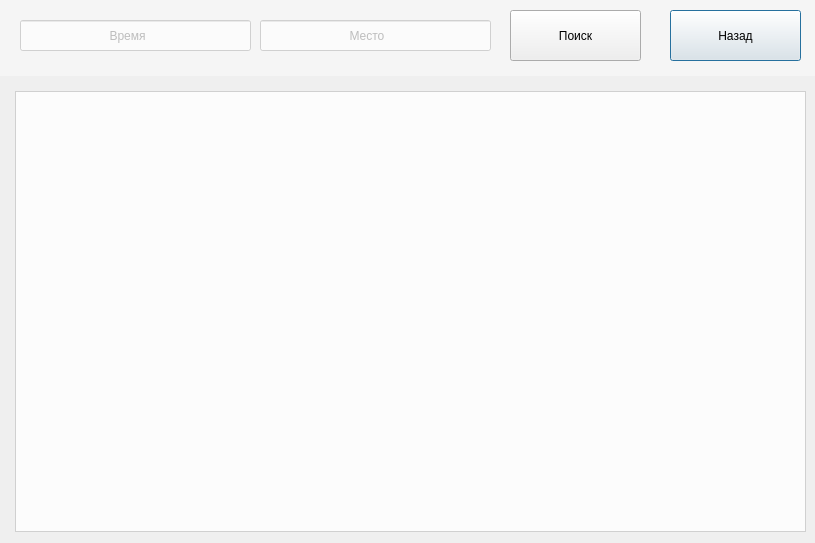
<?xml version="1.0" encoding="UTF-8"?>
<ui version="4.0">
 <class>Dialog</class>
 <widget class="QDialog" name="Dialog">
  <property name="geometry">
   <rect>
    <x>0</x>
    <y>0</y>
    <width>815</width>
    <height>543</height>
   </rect>
  </property>
  <property name="windowTitle">
   <string>Dialog</string>
  </property>
  <widget class="QLabel" name="background">
   <property name="geometry">
    <rect>
     <x>-3</x>
     <y>-5</y>
     <width>821</width>
     <height>551</height>
    </rect>
   </property>
   <property name="text">
    <string/>
   </property>
   <property name="pixmap">
    <pixmap>../photos/imgonline-com-ua-Blur-2l4fVmT8e17N.jpg</pixmap>
   </property>
  </widget>
  <widget class="QLabel" name="upperBack">
   <property name="geometry">
    <rect>
     <x>-3</x>
     <y>-5</y>
     <width>821</width>
     <height>81</height>
    </rect>
   </property>
   <property name="styleSheet">
    <string notr="true">color: grey; background-color: rgba(255,255,255,100)</string>
   </property>
   <property name="text">
    <string/>
   </property>
  </widget>
  <widget class="QPushButton" name="returnButton">
   <property name="geometry">
    <rect>
     <x>670</x>
     <y>10</y>
     <width>131</width>
     <height>51</height>
    </rect>
   </property>
   <property name="text">
    <string>Назад</string>
   </property>
  </widget>
  <widget class="QLineEdit" name="searchDate">
   <property name="geometry">
    <rect>
     <x>20</x>
     <y>20</y>
     <width>231</width>
     <height>31</height>
    </rect>
   </property>
   <property name="styleSheet">
    <string notr="true">color: grey; background-color: rgba(255,255,255,150)</string>
   </property>
   <property name="placeholderText">
    <string>                          Время</string>
   </property>
  </widget>
  <widget class="QPushButton" name="searchButton">
   <property name="geometry">
    <rect>
     <x>510</x>
     <y>10</y>
     <width>131</width>
     <height>51</height>
    </rect>
   </property>
   <property name="text">
    <string>Поиск</string>
   </property>
  </widget>
  <widget class="QTableView" name="tableView">
   <property name="geometry">
    <rect>
     <x>15</x>
     <y>91</y>
     <width>791</width>
     <height>441</height>
    </rect>
   </property>
   <property name="styleSheet">
    <string notr="true">color: grey; background-color: rgba(255,255,255,200)
</string>
   </property>
  </widget>
  <widget class="QLineEdit" name="searchPlace">
   <property name="geometry">
    <rect>
     <x>260</x>
     <y>20</y>
     <width>231</width>
     <height>31</height>
    </rect>
   </property>
   <property name="styleSheet">
    <string notr="true">color: grey; background-color: rgba(255,255,255,150)</string>
   </property>
   <property name="placeholderText">
    <string>                          Место</string>
   </property>
  </widget>
 </widget>
 <resources/>
 <connections/>
</ui>
